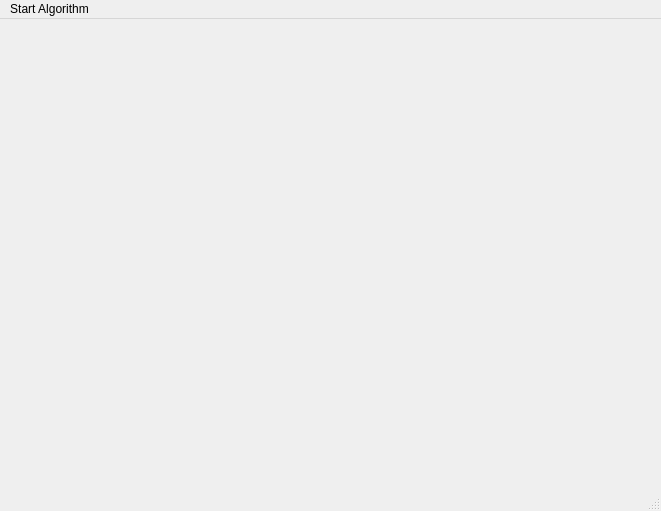
<?xml version="1.0" encoding="UTF-8"?>
<ui version="4.0">
 <class>ShowGraph</class>
 <widget class="QMainWindow" name="ShowGraph">
  <property name="geometry">
   <rect>
    <x>0</x>
    <y>0</y>
    <width>661</width>
    <height>511</height>
   </rect>
  </property>
  <property name="windowTitle">
   <string>MainWindow</string>
  </property>
  <widget class="QWidget" name="centralwidget"/>
  <widget class="QMenuBar" name="menubar">
   <property name="geometry">
    <rect>
     <x>0</x>
     <y>0</y>
     <width>661</width>
     <height>27</height>
    </rect>
   </property>
   <widget class="QMenu" name="menuAlgorithm">
    <property name="title">
     <string>Start Algorithm</string>
    </property>
    <addaction name="actionBron_Kerbosch"/>
    <addaction name="actionBron_Kerbosch_V2"/>
    <addaction name="actionBron_Kerbosch_V2_bis"/>
    <addaction name="separator"/>
    <addaction name="actionAlgo_Growing"/>
    <addaction name="actionAlgo_Growing_With_BK"/>
    <addaction name="actionBK_With_Growing"/>
   </widget>
   <addaction name="menuAlgorithm"/>
  </widget>
  <widget class="QStatusBar" name="statusbar"/>
  <action name="actionTest">
   <property name="text">
    <string>test</string>
   </property>
  </action>
  <action name="actionBron_Kerbosch">
   <property name="text">
    <string>Bron-Kerbosch</string>
   </property>
  </action>
  <action name="actionBron_Kerbosch_V2">
   <property name="text">
    <string>Bron-Kerbosch Candidats Autorisés</string>
   </property>
  </action>
  <action name="actionBron_Kerbosch_V2_bis">
   <property name="text">
    <string>Bron-Kerbosch Candidats Autorisés bis</string>
   </property>
  </action>
  <action name="actionAlgo_Growing">
   <property name="text">
    <string>Algo Growing</string>
   </property>
  </action>
  <action name="actionAlgo_Growing_With_BK">
   <property name="text">
    <string>Algo Growing With BK</string>
   </property>
  </action>
  <action name="actionBK_With_Growing">
   <property name="text">
    <string>BK With Growing</string>
   </property>
  </action>
 </widget>
 <resources/>
 <connections>
  <connection>
   <sender>actionBron_Kerbosch</sender>
   <signal>triggered()</signal>
   <receiver>ShowGraph</receiver>
   <slot>startBronKerbosch()</slot>
   <hints>
    <hint type="sourcelabel">
     <x>-1</x>
     <y>-1</y>
    </hint>
    <hint type="destinationlabel">
     <x>403</x>
     <y>255</y>
    </hint>
   </hints>
  </connection>
  <connection>
   <sender>actionBron_Kerbosch_V2</sender>
   <signal>triggered()</signal>
   <receiver>ShowGraph</receiver>
   <slot>startBronKerboschV2()</slot>
   <hints>
    <hint type="sourcelabel">
     <x>-1</x>
     <y>-1</y>
    </hint>
    <hint type="destinationlabel">
     <x>403</x>
     <y>255</y>
    </hint>
   </hints>
  </connection>
  <connection>
   <sender>actionBron_Kerbosch_V2_bis</sender>
   <signal>triggered()</signal>
   <receiver>ShowGraph</receiver>
   <slot>startBronKerboschV2_bis()</slot>
   <hints>
    <hint type="sourcelabel">
     <x>-1</x>
     <y>-1</y>
    </hint>
    <hint type="destinationlabel">
     <x>330</x>
     <y>255</y>
    </hint>
   </hints>
  </connection>
  <connection>
   <sender>actionAlgo_Growing</sender>
   <signal>triggered()</signal>
   <receiver>ShowGraph</receiver>
   <slot>startAlgoGrowing()</slot>
   <hints>
    <hint type="sourcelabel">
     <x>-1</x>
     <y>-1</y>
    </hint>
    <hint type="destinationlabel">
     <x>330</x>
     <y>255</y>
    </hint>
   </hints>
  </connection>
  <connection>
   <sender>actionAlgo_Growing_With_BK</sender>
   <signal>triggered()</signal>
   <receiver>ShowGraph</receiver>
   <slot>startAlgoGrowingWithBK()</slot>
   <hints>
    <hint type="sourcelabel">
     <x>-1</x>
     <y>-1</y>
    </hint>
    <hint type="destinationlabel">
     <x>330</x>
     <y>255</y>
    </hint>
   </hints>
  </connection>
  <connection>
   <sender>actionBK_With_Growing</sender>
   <signal>triggered()</signal>
   <receiver>ShowGraph</receiver>
   <slot>startBKWithGrowing()</slot>
   <hints>
    <hint type="sourcelabel">
     <x>-1</x>
     <y>-1</y>
    </hint>
    <hint type="destinationlabel">
     <x>330</x>
     <y>255</y>
    </hint>
   </hints>
  </connection>
 </connections>
 <slots>
  <slot>startBronKerbosch()</slot>
  <slot>startBronKerboschV2()</slot>
  <slot>startBronKerboschV2_bis()</slot>
  <slot>startAlgoGrowing()</slot>
  <slot>startAlgoGrowingWithBK()</slot>
  <slot>startBKWithGrowing()</slot>
 </slots>
</ui>
